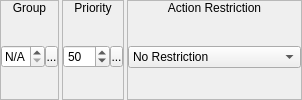
        <widget class="QWidget" name="wEverythingPart1" native="true">
         <property name="sizePolicy">
          <sizepolicy hsizetype="Expanding" vsizetype="Preferred">
           <horstretch>0</horstretch>
           <verstretch>0</verstretch>
          </sizepolicy>
         </property>
         <layout class="QHBoxLayout" name="horizontalLayout_41">
          <property name="spacing">
           <number>3</number>
          </property>
          <property name="margin">
           <number>0</number>
          </property>
          <item>
           <widget class="QFrame" name="frame_3">
            <property name="sizePolicy">
             <sizepolicy hsizetype="Fixed" vsizetype="Preferred">
              <horstretch>0</horstretch>
              <verstretch>0</verstretch>
             </sizepolicy>
            </property>
            <property name="frameShape">
             <enum>QFrame::StyledPanel</enum>
            </property>
            <property name="frameShadow">
             <enum>QFrame::Raised</enum>
            </property>
            <layout class="QVBoxLayout" name="verticalLayout_5">
             <property name="spacing">
              <number>0</number>
             </property>
             <property name="margin">
              <number>0</number>
             </property>
             <item>
              <widget class="QLabel" name="label_4">
               <property name="sizePolicy">
                <sizepolicy hsizetype="Preferred" vsizetype="Fixed">
                 <horstretch>0</horstretch>
                 <verstretch>0</verstretch>
                </sizepolicy>
               </property>
               <property name="text">
                <string>Group</string>
               </property>
               <property name="alignment">
                <set>Qt::AlignCenter</set>
               </property>
              </widget>
             </item>
             <item>
              <widget class="QWidget" name="widget_4" native="true">
               <layout class="QHBoxLayout" name="horizontalLayout_2">
                <property name="spacing">
                 <number>0</number>
                </property>
                <property name="margin">
                 <number>0</number>
                </property>
                <item>
                 <widget class="QSpinBox" name="sbGroup">
                  <property name="sizePolicy">
                   <sizepolicy hsizetype="Fixed" vsizetype="Fixed">
                    <horstretch>0</horstretch>
                    <verstretch>0</verstretch>
                   </sizepolicy>
                  </property>
                  <property name="specialValueText">
                   <string>N/A</string>
                  </property>
                  <property name="minimum">
                   <number>0</number>
                  </property>
                  <property name="maximum">
                   <number>8</number>
                  </property>
                  <property name="value">
                   <number>0</number>
                  </property>
                 </widget>
                </item>
                <item>
                 <widget class="SpinBoxSideButton" name="bGroupSideButton">
                  <property name="minimumSize">
                   <size>
                    <width>13</width>
                    <height>21</height>
                   </size>
                  </property>
                  <property name="maximumSize">
                   <size>
                    <width>13</width>
                    <height>21</height>
                   </size>
                  </property>
                  <property name="text">
                   <string>...</string>
                  </property>
                  <property name="icon">
                   <iconset resource="gui_icons.qrc">
                    <normaloff>:/icons/spinBoxSideButton.png</normaloff>:/icons/spinBoxSideButton.png</iconset>
                  </property>
                  <property name="iconSize">
                   <size>
                    <width>8</width>
                    <height>16</height>
                   </size>
                  </property>
                 </widget>
                </item>
               </layout>
              </widget>
             </item>
            </layout>
           </widget>
          </item>
          <item>
           <widget class="QFrame" name="frame_4">
            <property name="sizePolicy">
             <sizepolicy hsizetype="Fixed" vsizetype="Preferred">
              <horstretch>0</horstretch>
              <verstretch>0</verstretch>
             </sizepolicy>
            </property>
            <property name="frameShape">
             <enum>QFrame::StyledPanel</enum>
            </property>
            <property name="frameShadow">
             <enum>QFrame::Raised</enum>
            </property>
            <layout class="QVBoxLayout" name="verticalLayout_7">
             <property name="spacing">
              <number>0</number>
             </property>
             <property name="margin">
              <number>0</number>
             </property>
             <item>
              <widget class="QLabel" name="label_5">
               <property name="sizePolicy">
                <sizepolicy hsizetype="Preferred" vsizetype="Fixed">
                 <horstretch>0</horstretch>
                 <verstretch>0</verstretch>
                </sizepolicy>
               </property>
               <property name="text">
                <string>Priority</string>
               </property>
               <property name="alignment">
                <set>Qt::AlignCenter</set>
               </property>
              </widget>
             </item>
             <item>
              <widget class="QWidget" name="widget_5" native="true">
               <layout class="QHBoxLayout" name="horizontalLayout_3">
                <property name="spacing">
                 <number>0</number>
                </property>
                <property name="margin">
                 <number>0</number>
                </property>
                <item>
                 <widget class="QSpinBox" name="sbPriority">
                  <property name="maximum">
                   <number>100</number>
                  </property>
                  <property name="value">
                   <number>50</number>
                  </property>
                 </widget>
                </item>
                <item>
                 <widget class="SpinBoxSideButton" name="bPrioritySideButton">
                  <property name="minimumSize">
                   <size>
                    <width>13</width>
                    <height>21</height>
                   </size>
                  </property>
                  <property name="maximumSize">
                   <size>
                    <width>13</width>
                    <height>21</height>
                   </size>
                  </property>
                  <property name="text">
                   <string>...</string>
                  </property>
                  <property name="icon">
                   <iconset resource="gui_icons.qrc">
                    <normaloff>:/icons/spinBoxSideButton.png</normaloff>:/icons/spinBoxSideButton.png</iconset>
                  </property>
                  <property name="iconSize">
                   <size>
                    <width>8</width>
                    <height>16</height>
                   </size>
                  </property>
                 </widget>
                </item>
               </layout>
              </widget>
             </item>
            </layout>
           </widget>
          </item>
          <item>
           <widget class="QFrame" name="frame_6">
            <property name="frameShape">
             <enum>QFrame::StyledPanel</enum>
            </property>
            <property name="frameShadow">
             <enum>QFrame::Raised</enum>
            </property>
            <layout class="QVBoxLayout" name="verticalLayout_9">
             <property name="spacing">
              <number>0</number>
             </property>
             <property name="margin">
              <number>0</number>
             </property>
             <item>
              <widget class="QLabel" name="label_6">
               <property name="sizePolicy">
                <sizepolicy hsizetype="Preferred" vsizetype="Fixed">
                 <horstretch>0</horstretch>
                 <verstretch>0</verstretch>
                </sizepolicy>
               </property>
               <property name="text">
                <string>Action Restriction</string>
               </property>
               <property name="alignment">
                <set>Qt::AlignCenter</set>
               </property>
              </widget>
             </item>
             <item>
              <widget class="QWidget" name="widget_6" native="true">
               <layout class="QVBoxLayout" name="verticalLayout_8">
                <property name="spacing">
                 <number>0</number>
                </property>
                <property name="margin">
                 <number>0</number>
                </property>
                <item>
                 <widget class="QComboBox" name="cboxRestriction">
                  <item>
                   <property name="text">
                    <string>No Restriction</string>
                   </property>
                  </item>
                  <item>
                   <property name="text">
                    <string>No Action Allowed</string>
                   </property>
                  </item>
                  <item>
                   <property name="text">
                    <string>Attack Allies Randomly</string>
                   </property>
                  </item>
                  <item>
                   <property name="text">
                    <string>Attack Enemies Randomly</string>
                   </property>
                  </item>
                  <item>
                   <property name="text">
                    <string>Attack Both Randomly</string>
                   </property>
                  </item>
                 </widget>
                </item>
               </layout>
              </widget>
             </item>
            </layout>
           </widget>
          </item>
         </layout>
        </widget>
